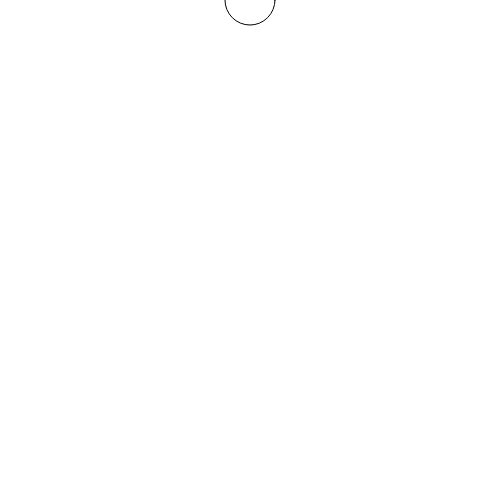
Frame 1 (no input)
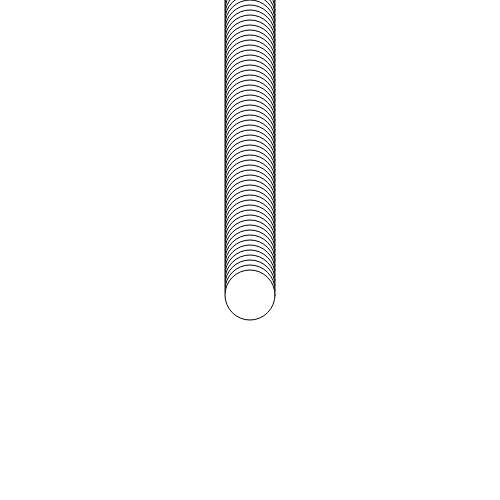
Frame 60 (no input)
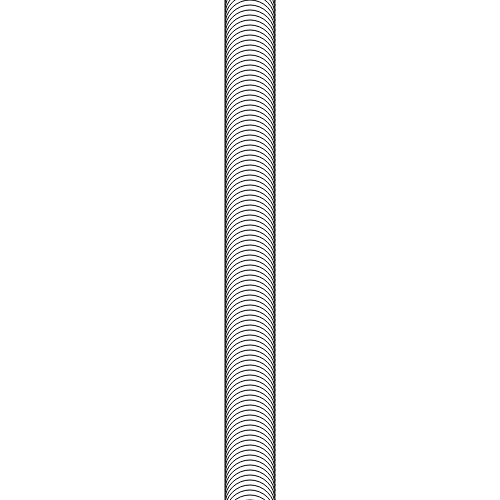
Frame 120 (the mouse pressed at the canvas centre since frame 60)

The p5.js sketch that drew these frames (run headless with seeded random() and noise() and a simulated clock; from frame 60 on, the mouse is pressed at the canvas centre):

// p5.js sketch
// ── sketch.js
var x = 0;

function setup() {
  createCanvas(500, 500);
}

function draw() {

  push();
  translate(0, x);
  ellipse(250, 0, 50, 50);
  x = x + 5;

  if (x > height){
    pop();
}
}
